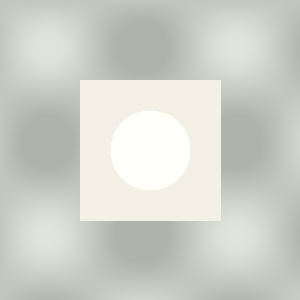
#> input picture examples/bright_image.jpg, 300 x 300 px
$ python -i opencv_helpers.py   (imports and definitions only)
#> lines starting #> are read from the running program, lines starting #| are printed output that depends on the picture
#> further down, picture is the input picture: shape (300, 300, 3); mean B, G, R 200.3, 210.2, 206.1
#!/usr/bin/env python3
# -*- coding: utf-8 -*-
"""
🛠️ OpenCV Yardımcı Fonksiyonları
===============================

Bu modül, OpenCV ile çalışırken sık kullanılan temel işlemler için
güvenli ve kolay kullanımlı wrapper fonksiyonları sağlar.

Yazan: Eren Terzi
"""

import cv2
import numpy as np
import logging
from typing import Optional, Tuple, Union

# Logging setup
# [1 line not run here, left out]
logger = logging.getLogger(__name__)

def is_valid_image(image: np.ndarray) -> bool:
    """
    Resmin geçerli olup olmadığını kontrol eder

    Args:
        image: Kontrol edilecek resim

    Returns:
        bool: Resim geçerliyse True, değilse False
    """
    if image is None:
        return False

    if not isinstance(image, np.ndarray):
        return False

    if len(image.shape) not in [2, 3]:
        return False

    if len(image.shape) == 3 and image.shape[2] not in [1, 3, 4]:
        return False

    return image.size > 0

# [259 lines left out: functions get_image_info, safe_resize, safe_rotate, safe_crop, auto_contrast, blend_images and 1 more, not called in this run]

def histogram_equalization(image: np.ndarray) -> np.ndarray:
    """
    Histogram eşitleme

    Args:
        image: İşlenecek resim

    Returns:
        np.ndarray: Histogram eşitlenmiş resim
    """
    if not is_valid_image(image):
        raise ValueError("Geçersiz resim formatı")

    if len(image.shape) == 3:
        # Renkli resim için YUV dönüşümü
        yuv = cv2.cvtColor(image, cv2.COLOR_BGR2YUV)
#> yuv: shape (300, 300, 3); mean of channels 0, 1, 2 207.8, 124.7, 126.3
        yuv[:, :, 0] = cv2.equalizeHist(yuv[:, :, 0])
#> yuv: shape (300, 300, 3); mean of channels 0, 1, 2 133.3, 124.7, 126.3
        return cv2.cvtColor(yuv, cv2.COLOR_YUV2BGR)
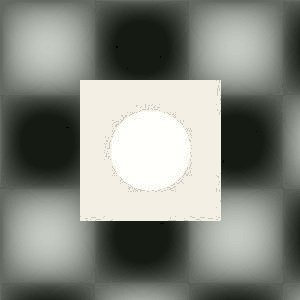
#> returned value: shape (300, 300, 3); mean B, G, R 126.8, 135.7, 131.8
    else:
        # Gri tonlama resim
        return cv2.equalizeHist(image)

# [76 lines left out: functions calculate_brightness, adjust_brightness, test_helpers, not called in this run]

# [2 lines not run here, left out]

>>> import cv2
>>> picture = cv2.imread('../examples/bright_image.jpg')
>>> result = histogram_equalization(picture)
